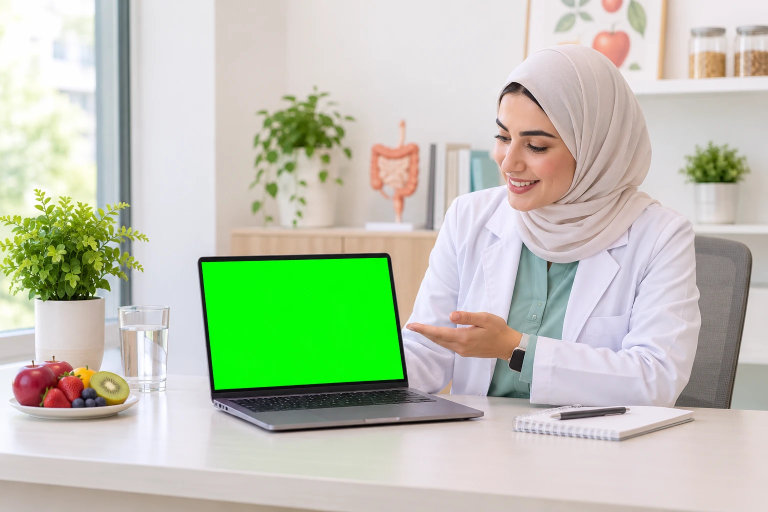
#> input picture assets/login/1_dietitian_laptop.webp, 1536 x 1024 px (shown at 1/2 size)
$ python compose.py ../../assets/login/1_dietitian_laptop.webp ../../src/landing/img/hero.webp
#> lines starting #> are read from the running program, lines starting #| are printed output that depends on the picture; after the words box and inside, x2 and y2 are one past the last pixel; in counts of white or black regions, pixels touching at a corner belong together
# تركيب الشاشات الحقيقية على الشاشات الخضراء في صور صفحة الاستقبال (منظور + قناع + إزالة الأثر الأخضر) ثم WebP مضغوط
import sys, os, numpy as np
from PIL import Image, ImageFilter
ROOT = os.path.abspath(os.path.join(os.path.dirname(__file__), '../..')); A = lambda f: os.path.join(ROOT, 'assets/login', f)
SH, OUT = sys.argv[1], sys.argv[2]; os.makedirs(OUT, exist_ok=True)
def green_mask(im):
    a = np.asarray(im.convert('RGB')).astype(int); r, g, b = a[..., 0], a[..., 1], a[..., 2]
    return (g > 185) & (r < 110) & (b < 110) & (g - r > 110)
def corners(m):
    ys, xs = np.nonzero(m); s, d = xs + ys, xs - ys
    return [(xs[s.argmin()], ys[s.argmin()]), (xs[d.argmax()], ys[d.argmax()]), (xs[s.argmax()], ys[s.argmax()]), (xs[d.argmin()], ys[d.argmin()])]  # أعلى-يسار، أعلى-يمين، أسفل-يمين، أسفل-يسار
def coeffs(dst, src):
    M = []; B = []
    for (x, y), (u, v) in zip(dst, src):
        M += [[x, y, 1, 0, 0, 0, -u * x, -u * y], [0, 0, 0, x, y, 1, -v * x, -v * y]]; B += [u, v]
    return np.linalg.solve(np.array(M, float), np.array(B, float)).tolist()
def place(base, scr, out, grow=2, fit='cover'):
#> called with base = '1_dietitian_laptop.webp', out = 'hero.webp', grow = 2, fit = 'top'
    im = Image.open(A(base)).convert('RGB'); m = green_mask(im); q = corners(m)
#> in place, im is the input picture: PIL image 1536x1024 RGB; mean R, G, B 189.6, 197.8, 177.8
#> after `m = green_mask(im)`:
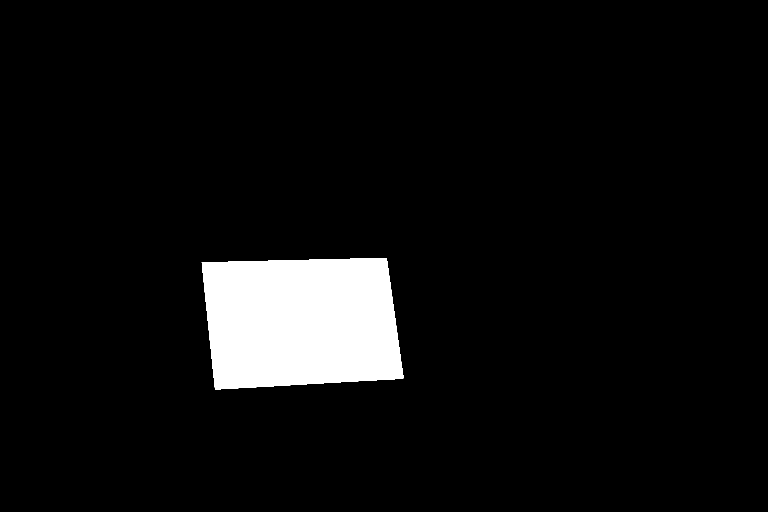
#> m: shape (1024, 1536) bool (shown at 1/2 size); 5.9% white; 1 white region, box (x1, y1, x2, y2) and area: (403, 516, 807, 779) 93292
#> after `q = corners(m)`: q = [(403, 525), (773, 516), (806, 756), (430, 778)]
    # توسيع بسيط للقناع ليغطي الحافة المضادة للتعرج
    mi = Image.fromarray((m * 255).astype('uint8')).filter(ImageFilter.MaxFilter(2 * grow + 1)).filter(ImageFilter.GaussianBlur(0.8))
#> (the run stopped early here; a loop or call above may not have finished)
